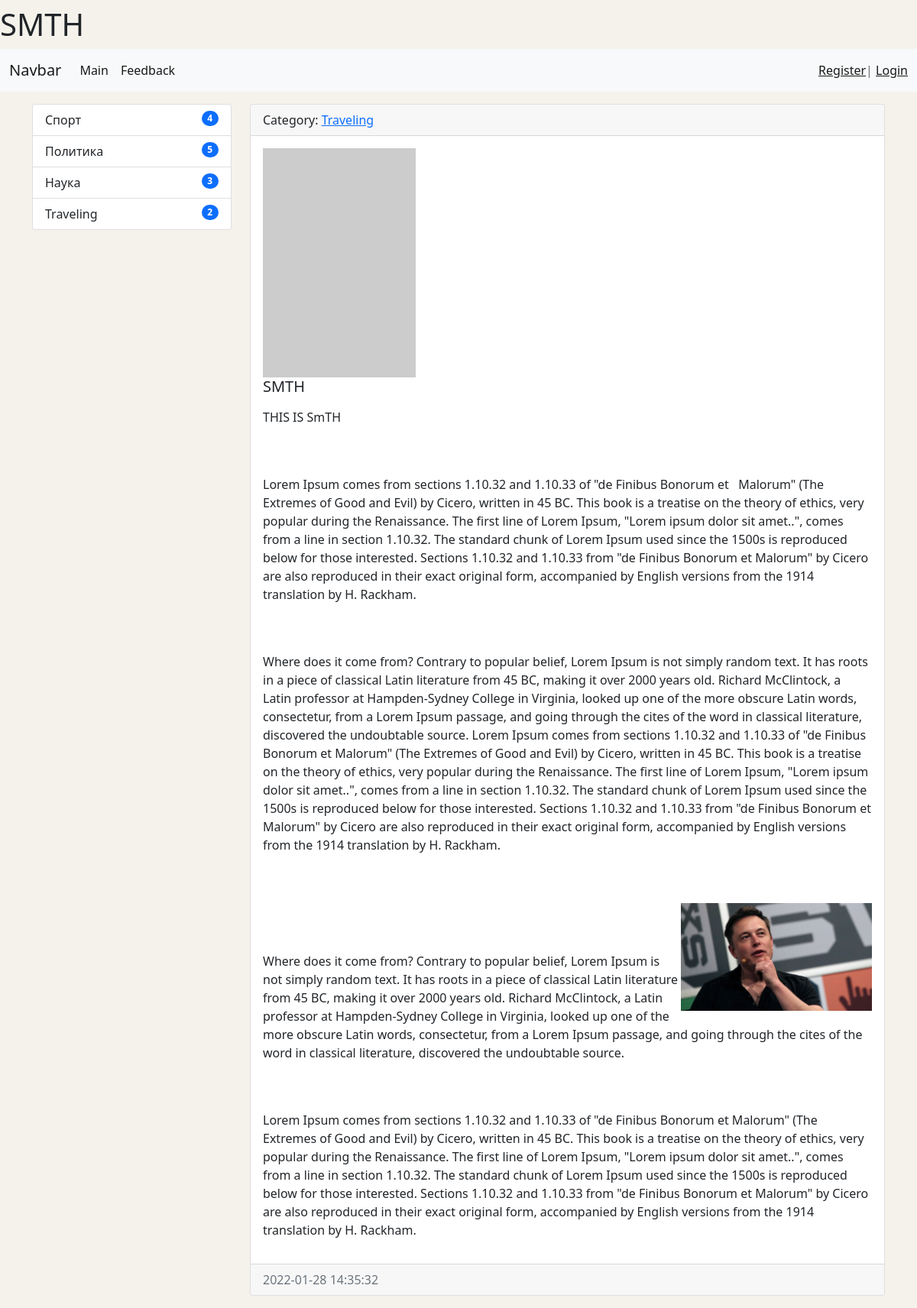
Page /news/19/ on the committed database.
### news/models.py (models this page shows, shortened)
class News(models.Model):
    title = models.CharField(max_length=150, verbose_name='Наименование')
    content = models.TextField(blank=True, verbose_name='Контент')
    created_at = models.DateTimeField(auto_now_add=True, verbose_name='Дата публикации')
    updated_at = models.DateTimeField(auto_now=True, verbose_name='Обновлено')
    photo = models.ImageField(upload_to='photos/%Y/%m/%d/', verbose_name='Фото', blank=True)
    is_published = models.BooleanField(default=True, verbose_name='Опубликовано')
    category = models.ForeignKey('Category', on_delete=models.PROTECT, verbose_name='Категория')
    numbers_of_views = models.IntegerField(default=0)
    class Meta:
        verbose_name = 'Новость'
        verbose_name_plural = 'Новости'
        ordering = ['-created_at']

class Category(models.Model):
    title = models.CharField(max_length=150, db_index=True, verbose_name='Наименование категории')
    def get_absolute_url(self):
        return reverse('category', kwargs={'category_id': self.pk})
    def __str__(self):
        return self.title
    class Meta:
        verbose_name = 'Категория'
        verbose_name_plural = 'Категории'
        ordering = ['-title']

### news/views.py (the view)
# urls.py: path('news/<int:pk>/', ViewNews.as_view(), name='view_news'),
class ViewNews(DetailView):
    model = News
    context_object_name = 'news_item'

### news/templatetags/news_tags.py (called while the page is built)
@register.inclusion_tag('news/list_categories.html')
def show_categories():
    categories = Category.objects.annotate(cnt=Count('news', filter=F('news__is_published'))).filter(cnt__gt=0)
    return {'categories': categories}

### news/templates/news/news_detail.html (shortened to what this page needs)
{% extends 'base.html' %}
{% block news_item_title %}
    {{ news_item.title }}
{% endblock %}
{% block sidebar %}
{% include 'inc/_sidebar.html' %}
{% endblock %}
{% block content %}
<div class="card mb-3">
    <div class="card-header">
        Category: <a href="{{ news_item.category.get_absolute_url }}">{{ news_item.category }}</a>
    </div>
    <div class="card-body">
        {% if news_item.photo %}
            <img src="{{ news_item.photo.url }}" alt="Photo" width="200" class="float-left mr-3">
        {% else %}
            <img src="https://picsum.photos/200/300/?blur=2" alt="Photo" class="float-left mr-3">
        {% endif %}
        <h5 class="card-title">{{ news_item.title }}</h5>
        <p class="card-text">{{ news_item.content|safe|linebreaksbr }}</p>
    </div>
    <div class="card-footer text-muted">
        {{ news_item.created_at|date:'Y-m-d H:i:s' }}
    </div>
</div>
{% endblock %}

### news/templates/news/list_categories.html
<div class="list-group">
    {% for item_categories in categories %}
    <a href="{{ item_categories.get_absolute_url }}" class="list-group-item list-group-item-action">
        {{ item_categories.title }}
        <span class="badge bg-primary rounded-pill category_badge">{{ item_categories.cnt }}</span>
    </a>
    {% endfor %}
</div>

### mySite/static/css/main.css (style rules this page uses)
body { background-color: #f5f2eb; }
.category_badge { float: right; }

### rows in the picture
News: title "SMTH", category "Traveling", content "THIS IS SmTH Lorem Ipsum comes from sections 1.10.32 and 1.10.33 of \"de Finibus Bonorum et Malorum\" (The Extremes of Good and Evil) by Cicero, written in 45 BC. This book is a treatise on the theory of ethics, very popular during the Renaissance. The first line of Lorem Ipsum, \"Lorem ipsum dolor sit amet..\", comes from a line in section 1.10.32. The standard chunk of Lorem Ipsum used since the 1500s is reproduced below for those interested. Sections 1.10.32 and 1.10.33 from \"de Finibus Bonorum et Malorum\" by Cicero are also reproduced in their exact original form, accompanied by English versions from the 1914 translation by H. Rackham. Where does it come from? Contrary to popular belief,…", content (picture), created_at "2022-01-28 14:35:32"
Category: title "Спорт", cnt "4"
Category: title "Политика", cnt "5"
Category: title "Наука", cnt "3"
Category: title "Traveling", cnt "2"
